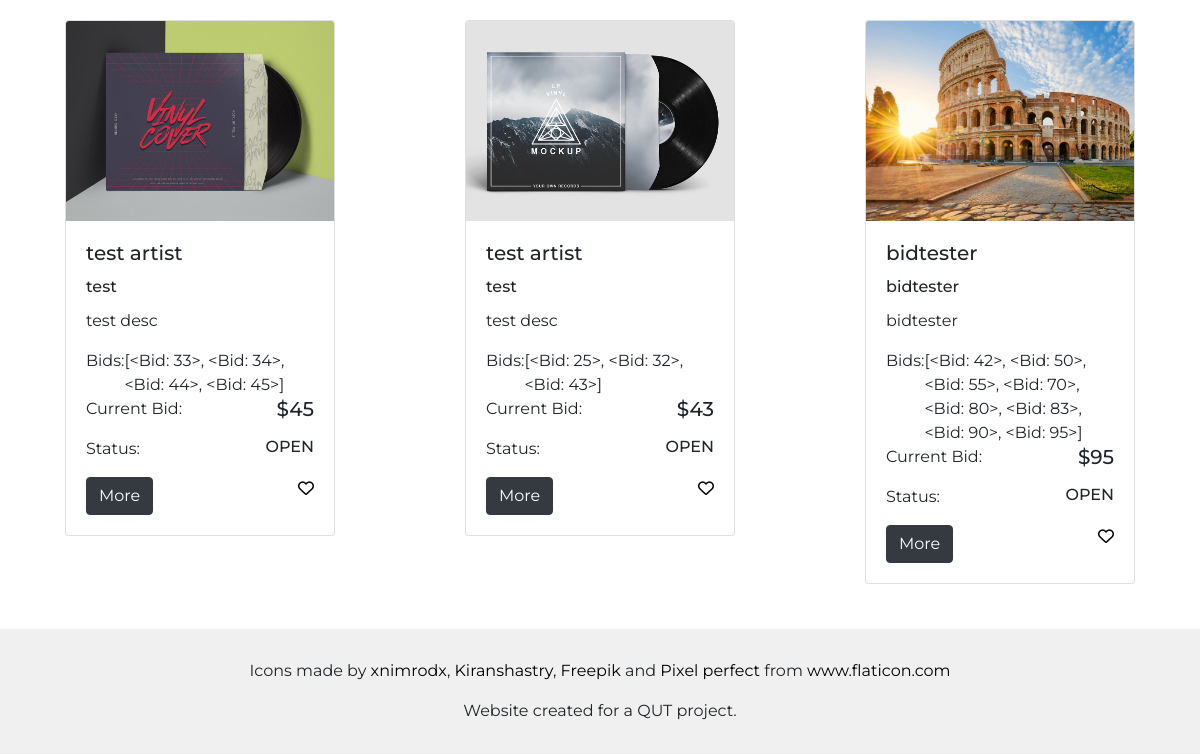
Before: /items/25 (lower part) with the older database file.
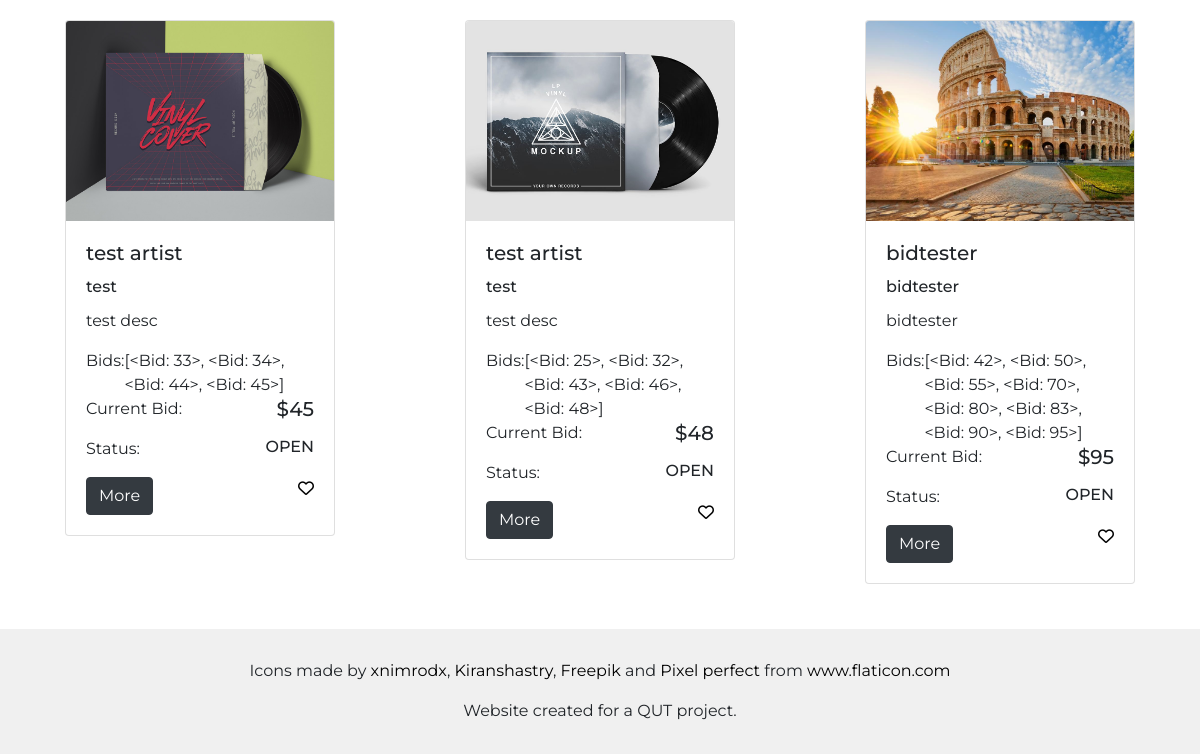
After: the same page with the newer database file.
### auction/models.py (models this page shows, shortened)
class Item(db.Model):
    __tablename__ = 'items'
    id = db.Column(db.Integer, primary_key=True)
    name = db.Column(db.String(100), index=True, nullable=False)
    description = db.Column(db.String(200), nullable=False)
    artist = db.Column(db.String(100), index=True, nullable=False)
    genre = db.Column(db.String(80), index=True, nullable=False)
    year = db.Column(db.Integer, nullable=False)
    designation = db.Column(db.String(80), nullable=False)
    image = db.Column(db.String(400), nullable=False)
    starting_value = db.Column(db.Integer, nullable=False)
    current_value = db.Column(db.Integer, nullable=False)
    bid_number = db.Column(db.Integer, nullable=True)
    status = db.Column(db.String(80), index=True, nullable=False)
    user_id = db.Column(db.Integer, db.ForeignKey('users.id'))
    date_posted = db.Column(db.String, nullable=False)
    watchlists = db.relationship('Watchlist', backref='items')
    bids = db.relationship('Bid', backref='items')

class Bid(db.Model):
    __tablename__ = 'bids'
    id = db.Column(db.Integer, primary_key=True)
    user_id = db.Column(db.Integer, db.ForeignKey('users.id'))
    item_id = db.Column(db.Integer, db.ForeignKey('items.id'))
    bid_amount = db.Column(db.Integer, nullable=False)
    date_added = db.Column(db.DateTime, default=datetime.now())
    def __repr__(self):  # string print method
        return "<Bid: {}>".format(self.bid_amount)

### auction/items.py (the view)
@bp.route('/<id>')
def show(id):
    if (id != "All"):
        filteredItems = Item.query.filter_by(genre=id)
    if (id == "mostpopular"):
        filteredItems = Item.query.order_by(Item.bid_number.desc()).limit(6)
        id = "Most Popular"
    else:
        filteredItems = Item.query.all()
        id += " Genres"
    return render_template('items_filtered.html', filteredItems=filteredItems, title=id)

### auction/templates/items_filtered.html (shortened to what this page needs)
{% extends 'base.html' %}
{% block content %}
<div class="justify-content-around feat-row top-btm-padding d-flex flex-wrap">
    {% for item in filteredItems %}
        <div class="lg-margin col-lg-3 col-md-5 col-sm-10">
            <div class="card featured">
                <a href="../item/{{item.id}}"><img class="card-img-top" src="{{item.image}}" alt="Card Image"></a>
                <div class="card-body">
                    <h5 class="card-title">{{item.artist}}</h5>
                    <h6 class="card-title">{{item.name}}</h6>
                    <p class="card-text">{{item.description}}</p>
                    <div class="space-between">
                        <p class="card-text">Bids: </p>
                        <p class="card-text">{{item.bids}}</p>
                    </div>
                    <div class="space-between">
                        <p class="card-text">Current Bid: </p>
                        <h5 class="card-text">${{item.current_value}}</h5>
                    </div>
                    <div class="space-between">
                        <p class="card-text">Status: </p>
                        <h6 class="card-text">{{item.status}}</h6>
                    </div>
                    <div class="space-between">
                        <a href="../item_details" class="btn btn-dark">More</a>
                        <a href="watchlist"><i class="far fa-heart"></i></a>
                    </div>
                </div>
            </div>
        </div>
    {% endfor %}
</div>
{% endblock %}

### auction/templates/base.html (shortened to what this page needs)
<!doctype html>
<html lang="en">
<head>
    <link rel="stylesheet" href="https://stackpath.bootstrapcdn.com/bootstrap/4.5.2/css/bootstrap.min.css"
>
    <link rel="stylesheet" href="../static/styles/style.css">
</head>
<body>
    {% block content %}
    {% endblock %}
    <div class="footer col-12 justify-content-center vertical-center text-center">
        <footer>
            <div>
                <p>Icons made by
                    <a href="https://www.flaticon.com/authors/xnimrodx" title="xnimrodx">xnimrodx</a>,
                    <a href="https://www.flaticon.com/authors/kiranshastry" title="Kiranshastry">Kiranshastry</a>,
                    <a href="https://www.flaticon.com/authors/freepik" title="Freepik">Freepik</a> and
                    <a href="https://www.flaticon.com/authors/pixel-perfect" title="Pixel perfect">Pixel perfect</a>
                    from
                    <a href="https://www.flaticon.com/" title="Flaticon">www.flaticon.com</a>
                </p>
                <p>Website created for a QUT project.</p>
            </div>
        </footer>
    </div>
</body>
</html>

### auction/static/styles/style.css (style rules this page uses)
* { font-family: Montserrat; }
.footer { position: static; display: flex; justify-content: center; align-items: center; padding: 30px 0 15px 0; background-color: rgb(240, 240, 240); }
.lg-margin { margin: 15px; }
.top-btm-padding { padding: 30px 0 30px 0; }
.featured { padding: 0; margin: 0; }
.card-img-top { width: 100%; height: 200px; object-fit: cover; }
.feat-row { margin: 0; }
::placeholder { color: rgba(0,0,0,0.7) !important; opacity: 1; }

Changed rows visible on the page:
changed Item: bids "[<Bid: 25>, <Bid: 32>, <Bid: 43>]" → "[<Bid: 25>, <Bid: 32>, <Bid: 43>, <Bid: 46>, <Bid: 48>]"; current_value "43" → "48"
